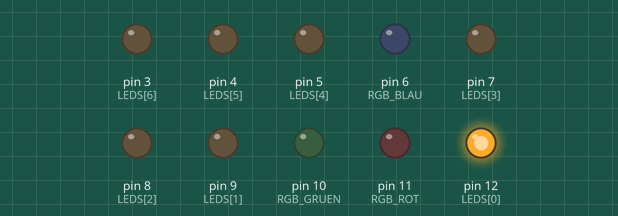
This sketch was run on a simulated Arduino Uno, built with avr-gcc and run on an emulated ATmega328P. Shown: output pins drawn as LEDs (lit = HIGH). Random numbers use the default seed unless the sketch sets one.

Above: at 0.05 s.
At 0.65 s:
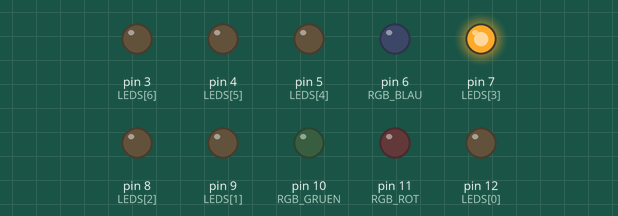
At 1.25 s:
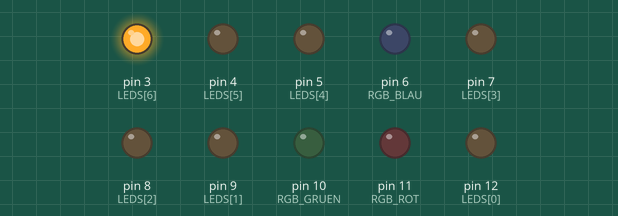
At 2.4 s:
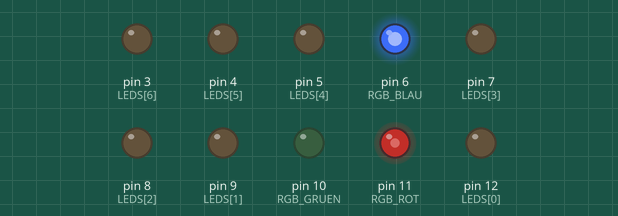
At 3.7 s:
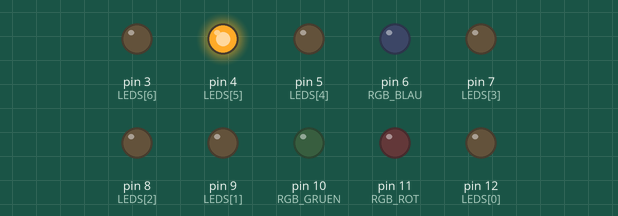
At 4.8 s:
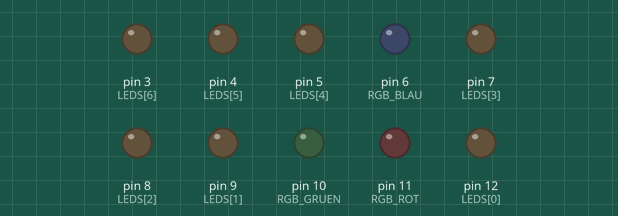
Timing chart, 0 to 6.3 s (numbered marks = the images above):
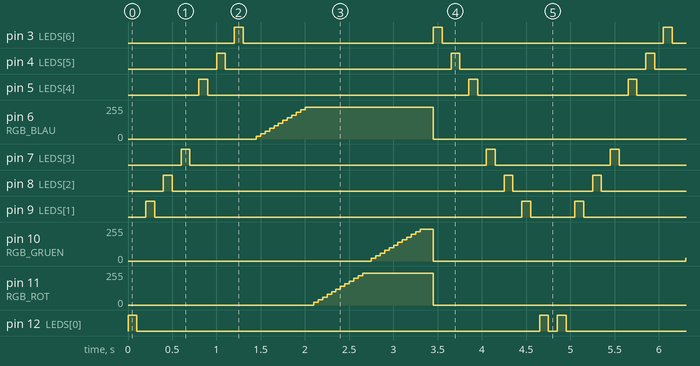

Measured:
- by itself, pin 3 (LEDS[6]): repeats every 4.9 s: LOW 2.2 s, HIGH 0.10 s, LOW 2.5 s, HIGH 0.10 s
- by itself, pin 4 (LEDS[5]): repeats every 4.9 s: LOW 2.6 s, HIGH 0.10 s, LOW 2.1 s, HIGH 0.10 s
- by itself, pin 5 (LEDS[4]): repeats every 4.9 s: LOW 3.0 s, HIGH 0.10 s, LOW 1.7 s, HIGH 0.10 s
- by itself, pin 6 (RGB_BLAU), pin 10 (RGB_GRUEN), pin 11 (RGB_ROT): ramps from 0/255 to 240/255 and jumps back, once every 4.9 s
- by itself, pin 7 (LEDS[3]): repeats every 4.9 s: LOW 3.4 s, HIGH 0.10 s, LOW 1.3 s, HIGH 0.10 s
- by itself, pin 8 (LEDS[2]): repeats every 4.9 s: LOW 3.8 s, HIGH 0.10 s, LOW 0.90 s, HIGH 0.10 s
- by itself, pin 9 (LEDS[1]): repeats every 4.9 s: LOW 4.2 s, HIGH 0.10 s, LOW 0.50 s, HIGH 0.10 s
- by itself, pin 12 (LEDS[0]): repeats every 4.9 s: LOW 4.6 s, HIGH 0.10 s, LOW 0.10 s, HIGH 0.10 s

The sketch:

even-more-blinki.ino
```cpp
int RGB_ROT = 11;
int RGB_GRUEN = 10;
int RGB_BLAU = 6;

int LEDS[] = {12,9,8,7,5,4,3, RGB_ROT, RGB_GRUEN, RGB_BLAU};

int UP = 0;
int DOWN = 1;
int upDown = UP;

void setup() {
  for(int i=0; i < (sizeof(LEDS) / sizeof(LEDS[0])); i++) {
    pinMode(LEDS[i], OUTPUT);
  }
  randomSeed(analogRead(0));
}

void loop() {
    switch(upDown) {
        case 0: up(); rgb(); break;
        case 1: down();      break;
        default: break;
    }
}

void up() {
    for(int i=0; i<7; i++) {
        onOff(LEDS[i]);
    }
    upDown = DOWN;
}

void down() {
    for(int i=0; i<7; i++) {
        onOff(LEDS[6-i]);
    }
    upDown = UP;
}
void onOff(int led) {
    digitalWrite(led, HIGH);
    delay(100);
    digitalWrite(led, LOW);
    delay(100);
}

void rgb() {
    switch(random(3)) {
        case 0: dimmLED(RGB_ROT);   dimmLED(RGB_GRUEN); dimmLED(RGB_BLAU);  break;
        case 1: dimmLED(RGB_GRUEN); dimmLED(RGB_BLAU);  dimmLED(RGB_ROT);   break;
        case 2: dimmLED(RGB_BLAU);  dimmLED(RGB_ROT);   dimmLED(RGB_GRUEN); break;
        default: break;
    }

    delay(100);

    digitalWrite(RGB_ROT,   LOW);
    digitalWrite(RGB_GRUEN, LOW);
    digitalWrite(RGB_BLAU,  LOW);
}

void dimmLED(int led) {
    for(int i=0; i<256; i+=20) {
        analogWrite(led, i);
        delay(50);
    }
}
```
